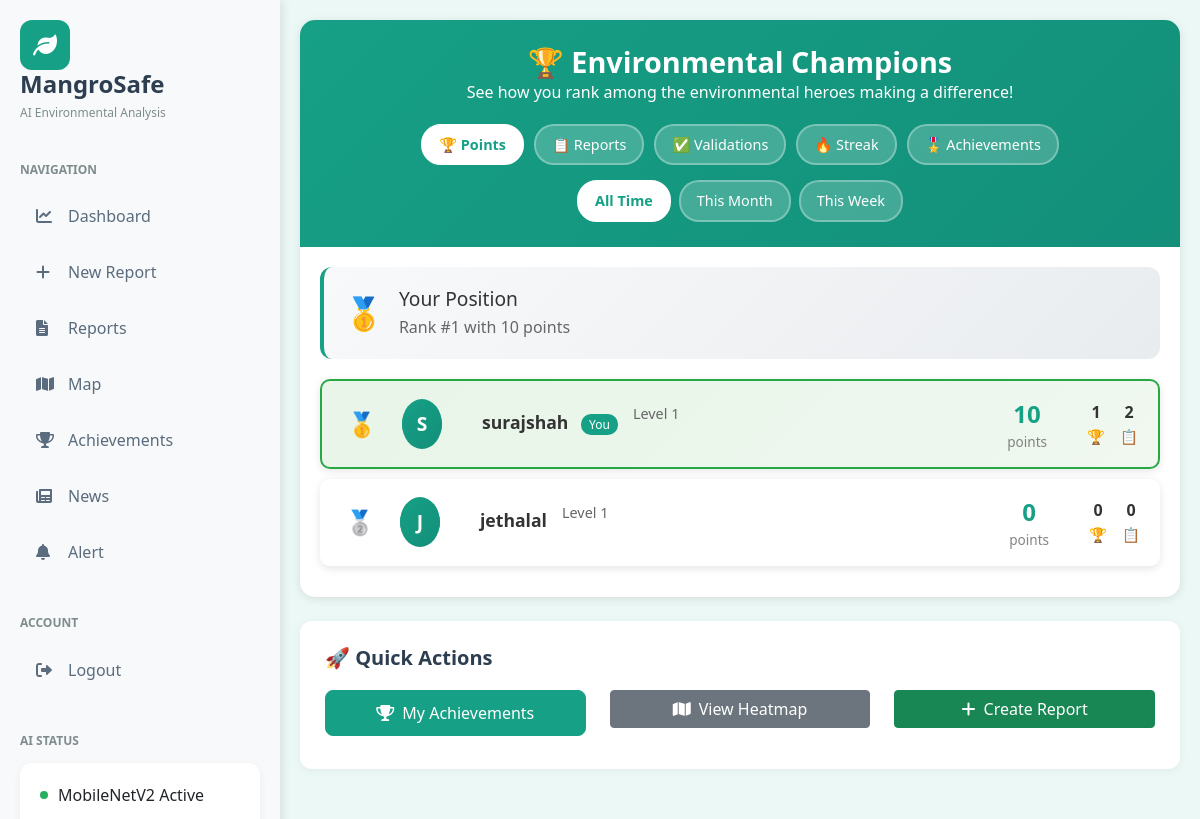
/achievements/leaderboard/ (signed in), run on the app's committed database.
### achievements/models.py (models this page shows, shortened)
class UserStats(models.Model):
    user = models.OneToOneField(User, on_delete=models.CASCADE, related_name='stats')
    reports_created = models.IntegerField(default=0)
    reports_validated = models.IntegerField(default=0)
    high_severity_found = models.IntegerField(default=0)
    map_views = models.IntegerField(default=0)
    streak_current = models.IntegerField(default=0)
    streak_best = models.IntegerField(default=0)
    last_activity = models.DateTimeField(auto_now=True)
    validation_accuracy = models.FloatField(default=0.0, validators=[MinValueValidator(0), MaxValueValidator(100)])
    locations_reported = models.JSONField(default=list, help_text="List of unique location coordinates")
    report_types_used = models.JSONField(default=list, help_text="List of report types used")
    total_points = models.IntegerField(default=0)
    achievements_unlocked = models.IntegerField(default=0)
    level = models.IntegerField(default=1)
    helpful_validations = models.IntegerField(default=0)
    community_contributions = models.IntegerField(default=0)

### achievements/views.py (the view)
# urls.py: path('leaderboard/', views.leaderboard, name='achievements_leaderboard'),
@login_required
def leaderboard(request):
    leaderboard_type = request.GET.get('type', 'points')
    period = request.GET.get('period', 'all')  # all, month, week
    now = timezone.now()
    if period == 'week':
        start_date = now - timedelta(days=7)
    elif period == 'month':
        start_date = now - timedelta(days=30)
    else:
        start_date = None
    if leaderboard_type == 'points':
        query = UserStats.objects.all().order_by('-total_points')
    elif leaderboard_type == 'reports':
        query = UserStats.objects.all().order_by('-reports_created')
    elif leaderboard_type == 'validations':
        query = UserStats.objects.all().order_by('-reports_validated')
    elif leaderboard_type == 'streak':
        query = UserStats.objects.all().order_by('-streak_best')
    elif leaderboard_type == 'achievements':
        query = UserStats.objects.all().order_by('-achievements_unlocked')
    else:
        query = UserStats.objects.all().order_by('-total_points')
    if start_date and leaderboard_type in ['points', 'reports', 'validations']:
        pass
    paginator = Paginator(query, 50)
    page_number = request.GET.get('page')
    page_obj = paginator.get_page(page_number)
    try:
        user_stats = UserStats.objects.get(user=request.user)
        if leaderboard_type == 'points':
            user_rank = UserStats.objects.filter(total_points__gt=user_stats.total_points).count() + 1
            user_score = user_stats.total_points
        elif leaderboard_type == 'reports':
            user_rank = UserStats.objects.filter(reports_created__gt=user_stats.reports_created).count() + 1
            user_score = user_stats.reports_created
        elif leaderboard_type == 'validations':
            user_rank = UserStats.objects.filter(reports_validated__gt=user_stats.reports_validated).count() + 1
            user_score = user_stats.reports_validated
        elif leaderboard_type == 'streak':
            user_rank = UserStats.objects.filter(streak_best__gt=user_stats.streak_best).count() + 1
            user_score = user_stats.streak_best
        elif leaderboard_type == 'achievements':
            user_rank = UserStats.objects.filter(achievements_unlocked__gt=user_stats.achievements_unlocked).count() + 1
            user_score = user_stats.achievements_unlocked
        else:
            user_rank = 0
            user_score = 0
    except UserStats.DoesNotExist:
        user_rank = 0
        user_score = 0
    context = {
        'leaderboard_entries': page_obj,
        'leaderboard_type': leaderboard_type,
        'period': period,
        'user_rank': user_rank,
        'user_score': user_score,
        'page_title': 'Leaderboard'
    }
    return render(request, 'achievements/leaderboard.html', context)

### achievements/templates/achievements/leaderboard.html (shortened to what this page needs)
{% extends 'dashboard/base.html' %}
{% load static %}
{% block extra_css %}
    <link rel="stylesheet" href="{% static 'achievements/css/achievements.css' %}" />
{% endblock %}
{% block content %}
    <div class="achievements-content">
        <div class="leaderboard-container">
            <div class="leaderboard-header">
                <h2>🏆 Environmental Champions</h2>
                <p>See how you rank among the environmental heroes making a difference!</p>
                <div class="leaderboard-filters">
                    <button class="filter-btn {% if leaderboard_type == 'points' %}active{% endif %}"
                            data-filter="points" onclick="window.location.href='?type=points&period={{ period }}'">
                        🏆 Points
                    </button>
                    <button class="filter-btn {% if leaderboard_type == 'reports' %}active{% endif %}"
                            data-filter="reports" onclick="window.location.href='?type=reports&period={{ period }}'">
                        📋 Reports
                    </button>
                    <button class="filter-btn {% if leaderboard_type == 'validations' %}active{% endif %}"
                            data-filter="validations" onclick="window.location.href='?type=validations&period={{ period }}'">
                        ✅ Validations
                    </button>
                    <button class="filter-btn {% if leaderboard_type == 'streak' %}active{% endif %}"
                            data-filter="streak" onclick="window.location.href='?type=streak&period={{ period }}'">
                        🔥 Streak
                    </button>
                    <button class="filter-btn {% if leaderboard_type == 'achievements' %}active{% endif %}"
                            data-filter="achievements" onclick="window.location.href='?type=achievements&period={{ period }}'">
                        🎖️ Achievements
                    </button>
                </div>
                <div class="period-filters">
                    <button class="period-btn {% if period == 'all' %}active{% endif %}"
                            onclick="window.location.href='?type={{ leaderboard_type }}&period=all'">
                        All Time
                    </button>
                    <button class="period-btn {% if period == 'month' %}active{% endif %}"
                            onclick="window.location.href='?type={{ leaderboard_type }}&period=month'">
                        This Month
                    </button>
                    <button class="period-btn {% if period == 'week' %}active{% endif %}"
                            onclick="window.location.href='?type={{ leaderboard_type }}&period=week'">
                        This Week
                    </button>
                </div>
            </div>
            {% if user_rank > 0 %}
            <div class="user-position">
                <div class="position-card">
                    <div class="position-icon">
                        {% if user_rank == 1 %}🥇
                        {% elif user_rank == 2 %}🥈
                        {% elif user_rank == 3 %}🥉
                        {% else %}🏅{% endif %}
                    </div>
                    <div class="position-info">
                        <h4>Your Position</h4>
                        <p>Rank #{{ user_rank }} with {{ user_score }}
                           {% if leaderboard_type == 'points' %}points
                           {% elif leaderboard_type == 'reports' %}reports
                           {% elif leaderboard_type == 'validations' %}validations
                           {% elif leaderboard_type == 'streak' %}day streak
                           {% else %}achievements{% endif %}
                        </p>
                    </div>
                </div>
            </div>
            {% endif %}
            <div class="leaderboard-list">
                {% if leaderboard_entries %}
                    {% for entry in leaderboard_entries %}
                    <div class="leaderboard-row rank-{{ forloop.counter }} {% if entry.user == request.user %}current-user{% endif %}">
                        <div class="rank-badge">
                            {% if forloop.counter == 1 %}🥇
                            {% elif forloop.counter == 2 %}🥈
                            {% elif forloop.counter == 3 %}🥉
                            {% else %}{{ forloop.counter }}{% endif %}
                        </div>
                        <div class="user-avatar">
                            <div class="avatar-circle">
                                {{ entry.user.username|slice:":1"|upper }}
                            </div>
                        </div>
                        <div class="user-info">
                            <div class="username">
                                {{ entry.user.username }}
                                {% if entry.user == request.user %}
                                    <span class="you-badge">You</span>
                                {% endif %}
                            </div>
                            <div class="user-level">Level {{ entry.level }}</div>
                        </div>
                        <div class="user-stats">
                            <div class="main-stat">
                                {% if leaderboard_type == 'points' %}{{ entry.total_points }}
                                {% elif leaderboard_type == 'reports' %}{{ entry.reports_created }}
                                {% elif leaderboard_type == 'validations' %}{{ entry.reports_validated }}
                                {% elif leaderboard_type == 'streak' %}{{ entry.streak_best }}
                                {% else %}{{ entry.achievements_unlocked }}{% endif %}
                            </div>
                            <div class="stat-label">
                                {% if leaderboard_type == 'points' %}points
                                {% elif leaderboard_type == 'reports' %}reports
                                {% elif leaderboard_type == 'validations' %}validations
                                {% elif leaderboard_type == 'streak' %}day streak
                                {% else %}achievements{% endif %}
                            </div>
                        </div>
                        <div class="additional-stats">
                            <div class="mini-stat">
                                <span class="mini-value">{{ entry.achievements_unlocked }}</span>
                                <span class="mini-label">🏆</span>
                            </div>
                            {% if leaderboard_type != 'reports' %}
                            <div class="mini-stat">
                                <span class="mini-value">{{ entry.reports_created }}</span>
                                <span class="mini-label">📋</span>
                            </div>
                            {% endif %}
                        </div>
                    </div>
                    {% endfor %}
                {% endif %}
            </div>
        </div>
        <div class="content-card mt-4">
            <h5>🚀 Quick Actions</h5>
            <div class="row">
                <div class="col-md-4">
                    <a href="{% url 'achievements_dashboard' %}" class="btn btn-primary w-100 mb-2">
                        <i class="fas fa-trophy me-2"></i>My Achievements
                    </a>
                </div>
                <div class="col-md-4">
                    <a href="{% url 'heatmap' %}" class="btn btn-secondary w-100 mb-2">
                        <i class="fas fa-map me-2"></i>View Heatmap
                    </a>
                </div>
                <div class="col-md-4">
                    <a href="{% url 'new_analysis' %}" class="btn btn-success w-100 mb-2">
                        <i class="fas fa-plus me-2"></i>Create Report
                    </a>
                </div>
            </div>
        </div>
    </div>
{% endblock %}

### achievements/static/achievements/css/achievements.css (style rules this page uses)
:root { --achievement-bronze: #CD7F32; --achievement-silver: #C0C0C0; --achievement-gold: #FFD700; --achievement-platinum: #E5E4E2; --achievement-diamond: #B9F2FF; --achievement-legendary: #FF69B4; --success-color: #28a745; --primary-color: #16a085; --shadow-light: 0 2px 10px rgba(0,0,0,0.1); --shadow-medium: 0 4px 20px rgba(0,0,0,0.15); --transition: all 0.3s ease; }
.user-level { display: flex; align-items: center; gap: 20px; margin-bottom: 20px; }
.stat-label { font-size: 0.9rem; opacity: 0.8; }
.leaderboard-container { background: white; border-radius: 15px; box-shadow: var(--shadow-light); overflow: hidden; }
.leaderboard-header { background: linear-gradient(135deg, var(--primary-color), #138f7a); color: white; padding: 25px 30px; text-align: center; }
.leaderboard-header h2 { margin: 0; font-size: 1.8rem; font-weight: 700; }
.leaderboard-filters { display: flex; gap: 15px; margin-top: 15px; justify-content: center; flex-wrap: wrap; }
.filter-btn { background: rgba(255,255,255,0.2); border: 1px solid rgba(255,255,255,0.3); color: white; padding: 8px 15px; border-radius: 20px; cursor: pointer; transition: var(--transition); font-size: 0.9rem; }
.filter-btn:hover, .filter-btn.active { background: rgba(255,255,255,0.3); border-color: rgba(255,255,255,0.5); }
.leaderboard-row { display: flex; align-items: center; padding: 20px 30px; border-bottom: 1px solid #f0f0f0; transition: var(--transition); }
.rank-1 { color: var(--achievement-gold); }
.rank-2 { color: var(--achievement-silver); }
.user-info { display: flex; align-items: center; gap: 15px; flex: 1; margin-left: 20px; }
.user-avatar { width: 40px; height: 40px; background: var(--primary-color); border-radius: 50%; display: flex; align-items: center; justify-content: center; color: white; font-weight: bold; font-size: 1.1rem; }

### dashboard/templates/dashboard/base.html (style rules this page uses)
:root { --primary-color: #16a085; --secondary-color: #27ae60; --danger-color: #e74c3c; --warning-color: #f39c12; --info-color: #3498db; --light-bg: #ecf8f5; --sidebar-bg: #f8f9fa; }
body { background-color: var(--light-bg); font-family: 'Segoe UI', Tahoma, Geneva, Verdana, sans-serif; }
.content-card { background: white; border-radius: 12px; padding: 25px; box-shadow: 0 2px 10px rgba(0, 0, 0, 0.05); margin-bottom: 30px; }
.content-card h5 { margin-bottom: 20px; color: #2c3e50; font-weight: 600; }
.btn-primary { background-color: var(--primary-color); border-color: var(--primary-color); border-radius: 8px; padding: 10px 20px; font-weight: 500; }

### data on the page
UserStats: user.username "S", user.username "surajshah", shows "You", level "1", total_points "10", achievements_unlocked "1", reports_created "2"
UserStats: user.username "J", user.username "jethalal", level "1", total_points "0", achievements_unlocked "0", reports_created "0"

### other printed values
{{ user_rank }} "1"
{{ user_score }} "10"
